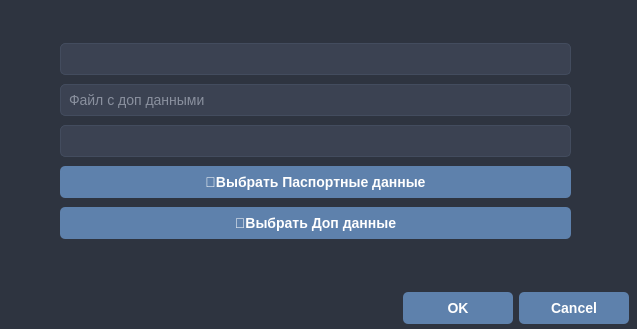
<?xml version="1.0" encoding="UTF-8"?>
<ui version="4.0">
 <class>FindObjectJson</class>
 <widget class="QDialog" name="FindObjectJson">
  <property name="geometry">
   <rect>
    <x>0</x>
    <y>0</y>
    <width>637</width>
    <height>329</height>
   </rect>
  </property>
  <property name="windowTitle">
   <string>Dialog</string>
  </property>
  <property name="styleSheet">
   <string notr="true">QDialog {
    background-color: #2e3440;          /* Темный фон */
    border-radius: 10px;                /* Скругленные углы */
    padding: 20px;
    color: #d8dee9;                    /* Светлый текст */
    font-family: &quot;Segoe UI&quot;, Tahoma, Geneva, Verdana, sans-serif;
    font-size: 14px;
}

QLabel {
    color: #d8dee9;
    font-weight: bold;
    font-size: 16px;
    margin-bottom: 15px;
}

QPushButton {
    background-color: #5e81ac;
    color: white;
    border: none;
    border-radius: 5px;
    padding: 8px 15px;
    min-width: 80px;
    font-weight: bold;
    font-size: 14px;
}

QPushButton:hover {
    background-color: #81a1c1;
}

QPushButton:pressed {
    background-color: #4c6a94;
}

QPushButton#buttonCancel {
    background-color: #bf616a;
}

QPushButton#buttonCancel:hover {
    background-color: #d08770;
}

QPushButton#buttonCancel:pressed {
    background-color: #a0494f;
}
QLineEdit {
    background-color: #3b4252;
    color: #d8dee9;
    border: 1px solid #434c5e;
    border-radius: 5px;
    padding: 6px;
    font-size: 14px;
}

QLineEdit:focus {
    border-color: #5e81ac; /* Меняем цвет рамки при фокусе */
    outline: none;
}

QLineEdit::placeholder {
    color: #616e88; /* Цвет placeholder текста */
}
</string>
  </property>
  <widget class="QDialogButtonBox" name="buttonBox">
   <property name="geometry">
    <rect>
     <x>90</x>
     <y>290</y>
     <width>539</width>
     <height>36</height>
    </rect>
   </property>
   <property name="orientation">
    <enum>Qt::Orientation::Horizontal</enum>
   </property>
   <property name="standardButtons">
    <set>QDialogButtonBox::StandardButton::Cancel|QDialogButtonBox::StandardButton::Ok</set>
   </property>
  </widget>
  <widget class="QWidget" name="verticalLayoutWidget">
   <property name="geometry">
    <rect>
     <x>60</x>
     <y>40</y>
     <width>511</width>
     <height>205</height>
    </rect>
   </property>
   <layout class="QVBoxLayout" name="verticalLayout">
    <item>
     <widget class="QLineEdit" name="lineEditFileName"/>
    </item>
    <item>
     <widget class="QLineEdit" name="lineEditExtraData">
      <property name="placeholderText">
       <string>Файл с доп данными</string>
      </property>
     </widget>
    </item>
    <item>
     <widget class="QLineEdit" name="lineEditID"/>
    </item>
    <item>
     <widget class="QPushButton" name="btnBrowse">
      <property name="text">
       <string>📂Выбрать Паспортные данные</string>
      </property>
     </widget>
    </item>
    <item>
     <widget class="QPushButton" name="btnBrowseExtra">
      <property name="text">
       <string>📂Выбрать Доп данные</string>
      </property>
     </widget>
    </item>
   </layout>
  </widget>
 </widget>
 <resources/>
 <connections>
  <connection>
   <sender>buttonBox</sender>
   <signal>accepted()</signal>
   <receiver>FindObjectJson</receiver>
   <slot>accept()</slot>
   <hints>
    <hint type="sourcelabel">
     <x>248</x>
     <y>254</y>
    </hint>
    <hint type="destinationlabel">
     <x>157</x>
     <y>274</y>
    </hint>
   </hints>
  </connection>
  <connection>
   <sender>buttonBox</sender>
   <signal>rejected()</signal>
   <receiver>FindObjectJson</receiver>
   <slot>reject()</slot>
   <hints>
    <hint type="sourcelabel">
     <x>316</x>
     <y>260</y>
    </hint>
    <hint type="destinationlabel">
     <x>286</x>
     <y>274</y>
    </hint>
   </hints>
  </connection>
 </connections>
</ui>
